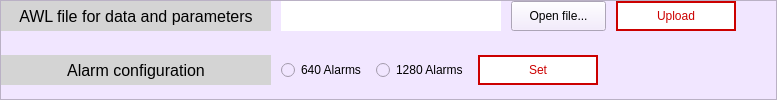
      <widget class="QFrame" name="frame_2">
       <property name="styleSheet">
        <string notr="true">background-color: rgb(241, 230, 255);</string>
       </property>
       <property name="frameShape">
        <enum>QFrame::StyledPanel</enum>
       </property>
       <property name="frameShadow">
        <enum>QFrame::Raised</enum>
       </property>
       <layout class="QVBoxLayout" name="verticalLayout_3">
        <property name="spacing">
         <number>0</number>
        </property>
        <property name="leftMargin">
         <number>0</number>
        </property>
        <property name="topMargin">
         <number>0</number>
        </property>
        <property name="rightMargin">
         <number>0</number>
        </property>
        <property name="bottomMargin">
         <number>0</number>
        </property>
        <item>
         <layout class="QVBoxLayout" name="verticalLayout_2">
          <property name="spacing">
           <number>10</number>
          </property>
          <item>
           <layout class="QHBoxLayout" name="horizontalLayout_4">
            <property name="spacing">
             <number>10</number>
            </property>
            <property name="leftMargin">
             <number>0</number>
            </property>
            <property name="rightMargin">
             <number>0</number>
            </property>
            <item>
             <widget class="QLabel" name="m_lblLP_10">
              <property name="sizePolicy">
               <sizepolicy hsizetype="Fixed" vsizetype="Fixed">
                <horstretch>0</horstretch>
                <verstretch>0</verstretch>
               </sizepolicy>
              </property>
              <property name="minimumSize">
               <size>
                <width>270</width>
                <height>30</height>
               </size>
              </property>
              <property name="font">
               <font>
                <family>MS Shell Dlg 2</family>
                <pointsize>12</pointsize>
                <weight>50</weight>
                <italic>false</italic>
                <bold>false</bold>
               </font>
              </property>
              <property name="styleSheet">
               <string notr="true">background-color: rgb(212, 212, 212);</string>
              </property>
              <property name="text">
               <string>AWL file for data and parameters</string>
              </property>
              <property name="alignment">
               <set>Qt::AlignCenter</set>
              </property>
             </widget>
            </item>
            <item>
             <widget class="QLabel" name="label_AWLFile">
              <property name="sizePolicy">
               <sizepolicy hsizetype="Fixed" vsizetype="Fixed">
                <horstretch>0</horstretch>
                <verstretch>0</verstretch>
               </sizepolicy>
              </property>
              <property name="minimumSize">
               <size>
                <width>220</width>
                <height>30</height>
               </size>
              </property>
              <property name="styleSheet">
               <string notr="true">background-color: rgb(255, 255, 255);</string>
              </property>
              <property name="text">
               <string/>
              </property>
              <property name="alignment">
               <set>Qt::AlignCenter</set>
              </property>
             </widget>
            </item>
            <item>
             <widget class="QToolButton" name="toolButton_AWLFile">
              <property name="minimumSize">
               <size>
                <width>95</width>
                <height>30</height>
               </size>
              </property>
              <property name="styleSheet">
               <string notr="true"/>
              </property>
              <property name="text">
               <string>Open file...</string>
              </property>
             </widget>
            </item>
            <item>
             <widget class="QPushButton" name="m_PshBtn_AWLFileUpload">
              <property name="sizePolicy">
               <sizepolicy hsizetype="Fixed" vsizetype="Fixed">
                <horstretch>0</horstretch>
                <verstretch>0</verstretch>
               </sizepolicy>
              </property>
              <property name="minimumSize">
               <size>
                <width>120</width>
                <height>30</height>
               </size>
              </property>
              <property name="toolTip">
               <string>&lt;!DOCTYPE HTML PUBLIC &quot;-//W3C//DTD HTML 4.0//EN&quot; &quot;http://www.w3.org/TR/REC-html40/strict.dtd&quot;&gt;
&lt;html&gt;&lt;head&gt;&lt;meta name=&quot;qrichtext&quot; content=&quot;1&quot; /&gt;&lt;style type=&quot;text/css&quot;&gt;
p, li { white-space: pre-wrap; }
&lt;/style&gt;&lt;/head&gt;&lt;body style=&quot; font-family:'Open Sans'; font-size:10pt; font-weight:400; font-style:normal;&quot;&gt;
&lt;p style=&quot; margin-top:0px; margin-bottom:0px; margin-left:0px; margin-right:0px; -qt-block-indent:0; text-indent:0px;&quot;&gt;AWL file Upload&lt;/p&gt;&lt;/body&gt;&lt;/html&gt;</string>
              </property>
              <property name="styleSheet">
               <string notr="true">QPushButton
{
border: 2px solid red;
border-width : 2px;
border-color: rgb(204, 0, 0);
background-color: rgb(255, 255, 255);
color: rgb(204, 0, 0);
font: 10pt &quot;Open Sans&quot;;

}
 QPushButton:hover 
{
     background-color: rgb(204, 0, 0);
     color: rgb(255, 255, 255);
 }
QPushButton:pressed
{
	border:1px solid red;
}
QToolTip
{
	background-color: rgb(255, 255, 127);
	color:rgb(0,0,0);
}
QPushButton:disabled
{
background-color: rgb(220, 220, 220);
}</string>
              </property>
              <property name="text">
               <string>Upload</string>
              </property>
              <property name="icon">
               <iconset resource="img.qrc">
                <normaloff>:/images/apply-btn.png</normaloff>:/images/apply-btn.png</iconset>
              </property>
             </widget>
            </item>
            <item>
             <spacer name="horizontalSpacer_4">
              <property name="orientation">
               <enum>Qt::Horizontal</enum>
              </property>
              <property name="sizeHint" stdset="0">
               <size>
                <width>40</width>
                <height>20</height>
               </size>
              </property>
             </spacer>
            </item>
           </layout>
          </item>
          <item>
           <layout class="QHBoxLayout" name="horizontalLayout_5">
            <property name="spacing">
             <number>10</number>
            </property>
            <item>
             <widget class="QLabel" name="m_lblLP_11">
              <property name="sizePolicy">
               <sizepolicy hsizetype="Fixed" vsizetype="Fixed">
                <horstretch>0</horstretch>
                <verstretch>0</verstretch>
               </sizepolicy>
              </property>
              <property name="minimumSize">
               <size>
                <width>270</width>
                <height>30</height>
               </size>
              </property>
              <property name="font">
               <font>
                <family>MS Shell Dlg 2</family>
                <pointsize>12</pointsize>
                <weight>50</weight>
                <italic>false</italic>
                <bold>false</bold>
               </font>
              </property>
              <property name="styleSheet">
               <string notr="true">background-color: rgb(212, 212, 212);</string>
              </property>
              <property name="text">
               <string>Alarm configuration</string>
              </property>
              <property name="alignment">
               <set>Qt::AlignCenter</set>
              </property>
             </widget>
            </item>
            <item>
             <widget class="QRadioButton" name="radioBtn_Alarm640">
              <property name="text">
               <string>640 Alarms</string>
              </property>
             </widget>
            </item>
            <item>
             <widget class="QRadioButton" name="radioBtn_Alarm1280">
              <property name="text">
               <string>1280 Alarms</string>
              </property>
             </widget>
            </item>
            <item>
             <widget class="QPushButton" name="m_PshBtn_Alarm">
              <property name="minimumSize">
               <size>
                <width>120</width>
                <height>30</height>
               </size>
              </property>
              <property name="toolTip">
               <string>&lt;html&gt;&lt;head/&gt;&lt;body&gt;&lt;p&gt;Set Alarm configuration&lt;/p&gt;&lt;/body&gt;&lt;/html&gt;</string>
              </property>
              <property name="styleSheet">
               <string notr="true">QPushButton
{
border: 2px solid red;
border-width : 2px;
border-color: rgb(204, 0, 0);
background-color: rgb(255, 255, 255);
color: rgb(204, 0, 0);
font: 10pt &quot;Open Sans&quot;;

}
 QPushButton:hover 
{
     background-color: rgb(204, 0, 0);
     color: rgb(255, 255, 255);
 }
QPushButton:pressed
{
	border:1px solid red;
}
QToolTip
{
	background-color: rgb(255, 255, 127);
	color:rgb(0,0,0);
}
QPushButton:disabled
{
background-color: rgb(220, 220, 220);
}</string>
              </property>
              <property name="text">
               <string>Set</string>
              </property>
              <property name="icon">
               <iconset resource="img.qrc">
                <normaloff>:/images/apply-btn.png</normaloff>:/images/apply-btn.png</iconset>
              </property>
             </widget>
            </item>
            <item>
             <widget class="QLabel" name="label_Alarm_message">
              <property name="text">
               <string/>
              </property>
             </widget>
            </item>
            <item>
             <spacer name="horizontalSpacer_5">
              <property name="orientation">
               <enum>Qt::Horizontal</enum>
              </property>
              <property name="sizeHint" stdset="0">
               <size>
                <width>40</width>
                <height>20</height>
               </size>
              </property>
             </spacer>
            </item>
           </layout>
          </item>
         </layout>
        </item>
       </layout>
      </widget>
